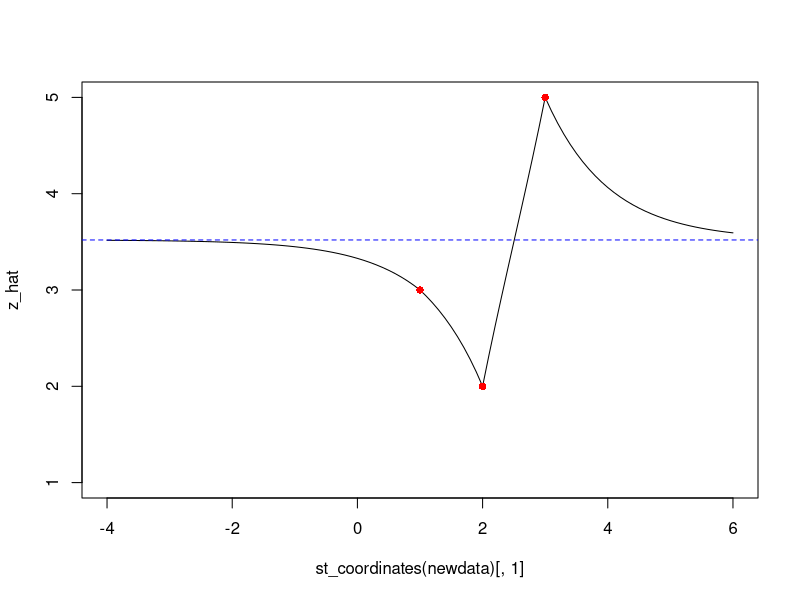
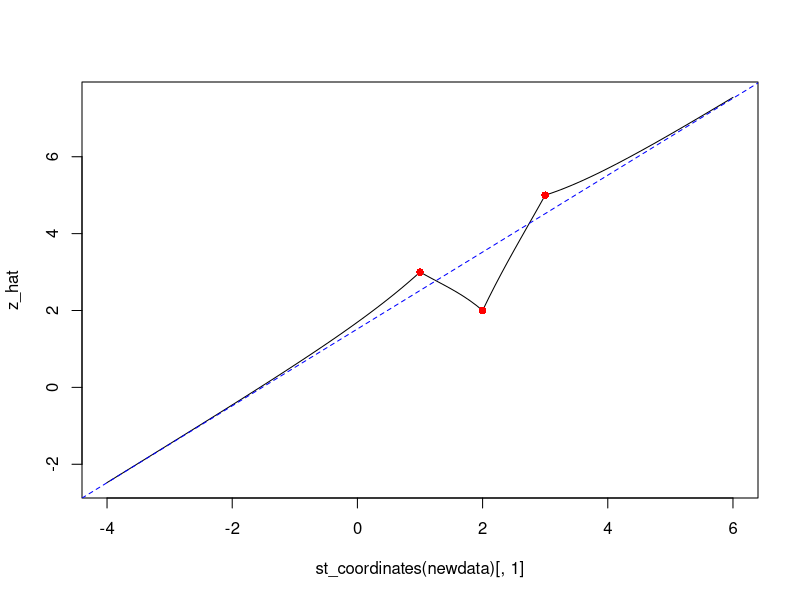
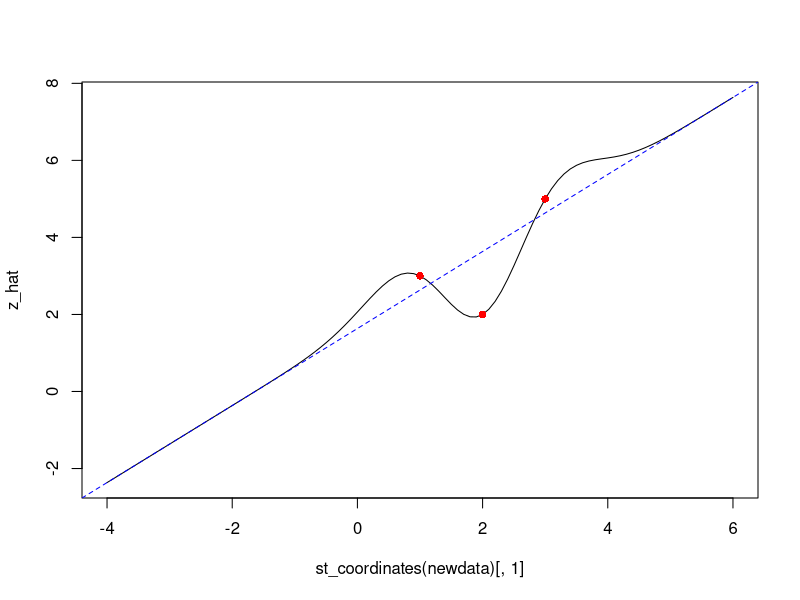

Generate these figures, in order, with R:
## ---- chunk 1
library(sf) # st_distance
cov = function(h) exp(-h)

calc_beta = function(X, V, z) {
	XtVinv = t(solve(V, X))
	solve(XtVinv %*% X, XtVinv %*% z)
}

uk = function(data, newdata, X, x0, cov, beta) {
	V = cov(st_distance(data))
	v = cov(st_distance(data, newdata))
	z = data[[1]]
	if (missing(beta))
		beta = calc_beta(X, V, z)
	mu = X %*% beta
	x0 %*% beta + t(v) %*% solve(V, z - mu)
}

# prediction location at (0,1):
newdata = st_as_sf(data.frame(x = 0, y = 1), coords = c("x", "y"))

# observation location at (1,1), with attribute value (y) 3:
data = st_as_sf(data.frame(x = 1, y = 1, z = 3), coords = c("x", "y"))
x0 = matrix(1, 1, 1)
X = x0
uk(data, newdata, X, x0, cov)

# three observations location, with attribute values (y) 3,2,5:
data = st_as_sf(data.frame(x = c(1,2,3), y = c(1,1,1), z = c(3, 2, 5)),
			   coords = c("x", "y"))
newdata = st_as_sf(data.frame(x = .1 * 0:20, y = 1), coords = c("x", "y"))
X = matrix(1,3,1)
x0 = matrix(1, nrow(newdata), 1)
uk(data, newdata, X, x0, cov) # mu = unknown
## ---- chunk 2
newdata = st_as_sf(data.frame(x = seq(-4,6,by=.1), y = 1), coords = c("x", "y"))
x0 = matrix(1, nrow(newdata), 1)
z_hat = uk(data, newdata, X, x0, cov) # mu unknown
plot(st_coordinates(newdata)[,1], z_hat, type='l', ylim = c(1,5))
points(st_coordinates(data)[,1], data$z, col='red', pch=16)
beta = calc_beta(X, cov(st_distance(data)), data[[1]])
beta
abline(beta, 0, col = 'blue', lty = 2)
## ---- chunk 3
X = cbind(matrix(1,3,1), 1:3)
X
xcoord = seq(-4,6,by=.1)
newdata = st_as_sf(data.frame(x = xcoord, y = 1), coords = c("x", "y"))
x0 = cbind(matrix(1, nrow(newdata), 1), xcoord)
z_hat = uk(data, newdata, X, x0, cov) # mu unknown
plot(st_coordinates(newdata)[,1], z_hat, type='l')
points(st_coordinates(data)[,1], data$z, col='red', pch=16)
beta = calc_beta(X, cov(st_distance(data)), data[[1]])
beta
abline(beta, col = 'blue', lty = 2)
## ---- chunk 4
cov = function(h) exp(-(h^2))
z_hat = uk(data, newdata, X, x0, cov) # mu unknown
plot(st_coordinates(newdata)[,1], z_hat, type='l')
points(st_coordinates(data)[,1], data$z, col='red', pch=16)
beta = calc_beta(X, cov(st_distance(data)), data[[1]])
beta
abline(beta, col = 'blue', lty = 2)
